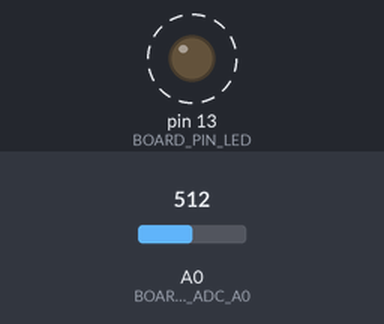
A program run on a simulated Arduino Nano, built with avr-gcc and run on an emulated ATmega328P. On the bench: output pins drawn as LEDs (lit = HIGH). Dashed ring = blinking. Inputs (shaded band) come from the test bench; at power-on: A0 (BOARD_PIN_ADC_A0) = 512. EEPROM starts erased; what the program prints to the serial monitor is not drawn.

Above: at 0.2 s.
Timing chart, 0 to 3.0 s (numbered marks = the images above):
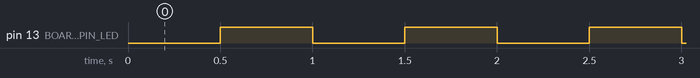

The program:

main.cpp
```cpp
/*
 * Arduino Nano (ATmega328P) — full bring-up.
 *
 * Non-blocking LED heartbeat, USB-serial status report, ADC sample, EEPROM
 * boot counter and a free-RAM watch. Demonstrates the four things every
 * Nano project needs to get right:
 *
 *   - timing without delay()          (Timer0 and millis() stay untouched)
 *   - the F() macro                   (string literals stay in flash — the
 *                                      2 KB SRAM wall is the real limit)
 *   - EEPROM with update semantics    (put() only writes bytes that changed,
 *                                      100 k cycles/cell endurance)
 *   - free-RAM monitoring             (heap/stack collision is invisible
 *                                      until the sketch corrupts itself)
 */

#include <Arduino.h>
#include <EEPROM.h>
#include <avr/wdt.h>

#include "board.h"

#define HEARTBEAT_MS   500u   /* toggling every 500 ms = 1 Hz blink */
#define REPORT_MS      5000u  /* serial report cadence */

struct boot_log_t {
    uint32_t boots;          /* increments once per power-up/reset cycle */
    uint32_t last_uptime_s;  /* how long the previous run lasted        */
};

static uint32_t last_beat_ms  = 0;
static uint32_t last_report_ms = 0;
static bool     led_state      = false;

/* Free bytes between the heap end and the current stack pointer. On a 2 KB
 * part this is the number to watch: below ~200 B, restructure before the
 * heap meets the stack — the crash, when it comes, looks like random
 * variable corruption, not an out-of-memory error. */
static int free_ram(void)
{
    extern int __heap_start, *__brkval;
    int v;
    return (int)&v - (__brkval == 0 ? (int)&__heap_start : (int)__brkval);
}

void setup()
{
    /* Kill the watchdog first: the old ATmegaBOOT bootloader does not
     * disable it on entry, so a sketch that leaves it enabled reset-loops
     * those boards before setup() ever runs again. */
    MCUSR = 0;
    wdt_disable();

    pinMode(BOARD_PIN_LED, OUTPUT);

    Serial.begin(115200);

    boot_log_t log;
    EEPROM.get(0, log);   /* reads never wear the cell */
    if (log.boots == 0xFFFFFFFFul) {   /* first run on a blank chip */
        log.boots = 0;
        log.last_uptime_s = 0;
    }
    log.boots++;
    EEPROM.put(0, log);   /* put() = update semantics: only changed bytes burn */

    Serial.print(F("# Arduino Nano up, boot "));
    Serial.print(log.boots);
    Serial.print(F(", previous run "));
    Serial.print(log.last_uptime_s);
    Serial.println(F(" s"));
}

void loop()
{
    const uint32_t now = millis();

    if (now - last_beat_ms >= HEARTBEAT_MS) {   /* never delay() in loop() */
        last_beat_ms = now;
        led_state = !led_state;
        digitalWrite(BOARD_PIN_LED, led_state);
    }

    if (now - last_report_ms >= REPORT_MS) {
        last_report_ms = now;

        boot_log_t log;
        EEPROM.get(0, log);
        log.last_uptime_s = now / 1000;
        EEPROM.put(0, log);

        Serial.print(F("up "));
        Serial.print(now / 1000);
        Serial.print(F(" s, free RAM "));
        Serial.print(free_ram());
        Serial.print(F(" B, A0 "));
        Serial.println(analogRead(BOARD_PIN_ADC_A0));
    }
}
```

board.h
```cpp
#ifndef BOARD_H
#define BOARD_H

/*
 * Pin map — Arduino Nano (A000005), ATmega328P @ 16 MHz, 5 V logic.
 * Source: the corrected pinout in ../reference/board-hardware.md §2 — the
 * official A000005 manual's own pin tables contain errors (§7 there).
 *
 * A0–A5 are full digital pins too (aliases 14–19). A6/A7 are the exception:
 * analog-input only, no port register behind them.
 */

#define BOARD_PIN_LED      13    /* "L" LED, on = HIGH; also SPI SCK — the LED
                                    loads the line when D13 is an input/SPI  */

/* UART — wired to the FTDI/CH340 USB-serial chip, not free pins */
#define BOARD_PIN_TX       1     /* unusable as GPIO while Serial is open     */
#define BOARD_PIN_RX       0     /* same; keep wiring off it during upload    */

/* The only two external-interrupt pins */
#define BOARD_PIN_INT0     2     /* attachInterrupt(digitalPinToInterrupt())  */
#define BOARD_PIN_INT1     3     /* + PWM ~490 Hz on Timer2                   */

/* PWM, 8-bit — the timer behind each pin is what using that timer costs */
#define BOARD_PIN_PWM_D3   3     /* Timer2, ~490 Hz; lost while tone() plays  */
#define BOARD_PIN_PWM_D5   5     /* Timer0, ~980 Hz; Timer0 = millis()/delay()*/
#define BOARD_PIN_PWM_D6   6     /* Timer0, ~980 Hz; do not reconfigure       */
#define BOARD_PIN_PWM_D9   9     /* Timer1, ~490 Hz; lost while Servo active  */
#define BOARD_PIN_PWM_D10  10    /* Timer1, ~490 Hz; also SPI slave-select    */
#define BOARD_PIN_PWM_D11  11    /* Timer2, ~490 Hz; also SPI MOSI            */

/* I2C (Wire) */
#define BOARD_PIN_SDA      A4    /* = 18 */
#define BOARD_PIN_SCL      A5    /* = 19 */

/* SPI */
#define BOARD_PIN_SS       10
#define BOARD_PIN_MOSI     11
#define BOARD_PIN_MISO     12
#define BOARD_PIN_SCK      13    /* + LED_BUILTIN */

/* ADC: 10-bit, 0–5 V, ~100 µs per analogRead() */
#define BOARD_PIN_ADC_A0   A0    /* A0–A5 double as digital pins 14–19        */
#define BOARD_PIN_ADC_A6   A6    /* analog-input ONLY — pinMode/digitalWrite  */
#define BOARD_PIN_ADC_A7   A7    /*   on A6/A7 compile but silently misbehave */

/*
 * Power facts that burn hardware (see ../reference/board-hardware.md §4):
 *   3V3 pin — output only, 50 mA max, from a dedicated regulator.
 *   +5V pin — feeding it bypasses the regulator: never exceed 5.0 V.
 *   VIN     — 7–12 V recommended (6–20 V absolute) into the onboard LDO.
 *   All GPIO are 5 V push-pull; 3.3 V-only peripherals need level shifting.
 */

#endif /* BOARD_H */
```

Measured:
- by itself, pin 13 (BOARD_PIN_LED): alternates HIGH for 0.50 s and LOW for 0.50 s
